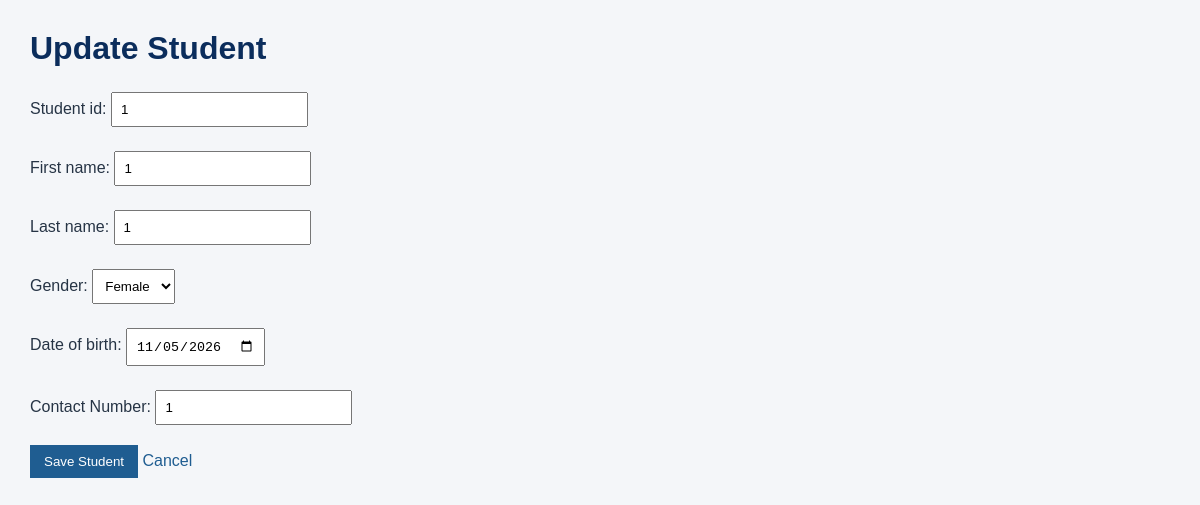
/registration/students/4/edit/ (signed in), run on the app's committed database.
### registration/models.py (models this page shows, shortened)
class Student(models.Model):
    GENDER_CHOICES = [
        ('Male', 'Male'),
        ('Female', 'Female'),
        ('Other', 'Other'),
    ]
    student_id=models.CharField(
        max_length=20,
        unique=True)
    first_name=models.CharField(
        max_length=100)
    last_name=models.CharField(
        max_length=100)
    gender_name=models.CharField(
        max_length=10,
        choices=GENDER_CHOICES)
    date_of_birth=models.DateField()
    contact_number=models.CharField(
        max_length=20)

### registration/views.py (the view)
# urls.py: path('students/<int:pk>/edit/', views.student_update, name='student_update'),
@user_passes_test(staff_check, login_url='login')
def student_update(request, pk):
    student = get_object_or_404(Student, pk=pk)
    if request.method == 'POST':
        form = StudentForm(request.POST, instance=student)
        if form.is_valid():
            form.save()
            messages.success(request, 'Student record updated successfully.')
            return redirect('student_detail', pk=student.pk)
    else:
        form = StudentForm(instance=student)
    return render(
        request,
        'registration/student_form.html',
        {
            'form': form,
            'page_title': 'Update Student',
            'student': student,
        },
    )

### registration/forms.py
class StudentForm(forms.ModelForm):
    class Meta:
        model = Student
        fields = [
            'student_id',
            'first_name',
            'last_name',
            'gender_name',
            'date_of_birth',
            'contact_number',
        ]
        labels = {
            'gender_name': 'Gender',
            'contact_number': 'Contact Number',
        }
        widgets = {
            'date_of_birth': forms.DateInput(attrs={'type': 'date'}),
        }

### registration/views.py (called while the page is built)
def staff_check(user):
    return user.is_authenticated and user.is_staff

### registration/templates/registration/student_form.html (shortened to what this page needs)
{% load static %}
<!DOCTYPE html>
<html lang="en">
<head>
    <link rel="stylesheet" href="{% static 'registration/style.css' %}">
</head>
<body>
    <h1>{{ page_title }}</h1>
    <form method="post">
        {{ form.as_p }}
        <button type="submit">Save Student</button>
        <a href="{% url 'student_list' %}">Cancel</a>
    </form>
</body>
</html>

### registration/static/registration/style.css (style rules this page uses)
body { font-family: Arial, sans-serif; background: #f4f6f9; color: #263445; margin: 30px; }
h1 { color: #0b2d5c; }
a { color: #1f5d91; text-decoration: none; }
button { background: #1f5d91; color: #ffffff; border: 0; padding: 9px 14px; cursor: pointer; }
input, select { padding: 8px; margin: 4px 0; }

### data on the page
Student: student_id "1", first_name "1", last_name "1", gender_name "Female", date_of_birth "11/05/2026", contact_number "1"

### other printed values
{{ page_title }} "Update Student"
